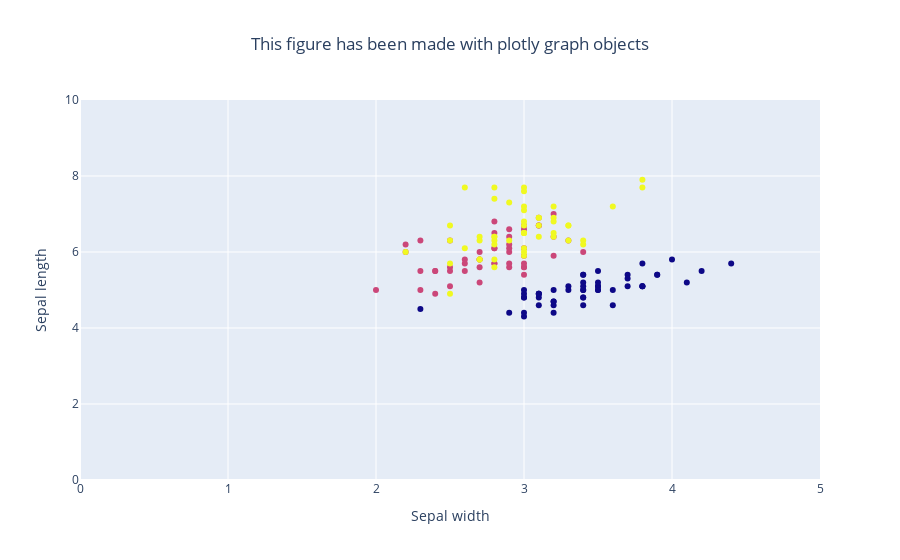

Notebook code cell kept with this figure:
### Code cell
fig = go.Figure(
    data = go.Scatter(
        x = df['sepal_width'],
        y = df['sepal_length'],
        mode = 'markers',
        marker = go.scatter.Marker(color = df['species_id'])),
    layout = go.Layout(
        title = go.layout.Title(text = "This figure has been made with plotly graph objects", x = 0.5),
        xaxis = go.layout.XAxis(title = 'Sepal width', range = [0, 5]),
        yaxis = go.layout.YAxis(title = 'Sepal length', range = [0, 10])
    )
)

fig.show()

### Figure 1 — Plotly figure (JSON) as saved in the notebook; plotly's stock layout.template omitted (floating-point values rounded to 4 significant figures; data arrays with more than 128 entries replaced by an {"elided": "..."} marker saying what was removed)
{"data": [{"marker": {"color": {"elided": "150 int values"}}, "mode": "markers", "type": "scatter", "x": {"elided": "150 float values"}, "y": {"elided": "150 float values"}}], "layout": {"title": {"text": "This figure has been made with plotly graph objects", "x": 0.5}, "xaxis": {"range": [0, 5], "title": {"text": "Sepal width"}}, "yaxis": {"range": [0, 10], "title": {"text": "Sepal length"}}}}
